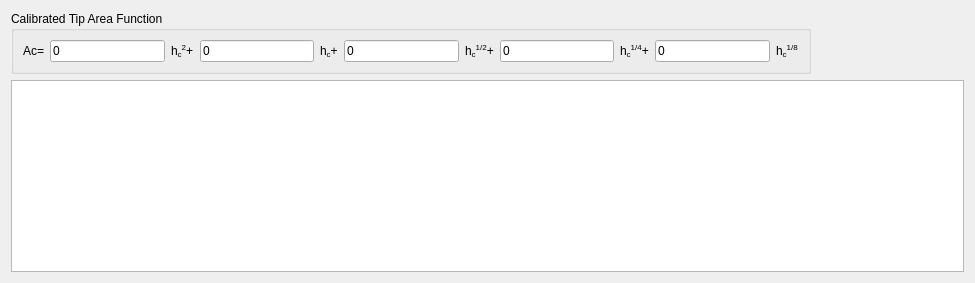
            <widget class="QWidget" name="tab_2">
             <attribute name="title">
              <string>Tip Area Function</string>
             </attribute>
             <layout class="QGridLayout" name="gridLayout_13">
              <item row="2" column="0" colspan="12">
               <widget class="QGraphicsView" name="graphicsView_tabTipAreaFunction">
                <property name="sizePolicy">
                 <sizepolicy hsizetype="Expanding" vsizetype="Expanding">
                  <horstretch>100</horstretch>
                  <verstretch>100</verstretch>
                 </sizepolicy>
                </property>
               </widget>
              </item>
              <item row="1" column="0" colspan="5">
               <widget class="QGroupBox" name="groupBox_22">
                <property name="sizePolicy">
                 <sizepolicy hsizetype="Expanding" vsizetype="Minimum">
                  <horstretch>0</horstretch>
                  <verstretch>0</verstretch>
                 </sizepolicy>
                </property>
                <property name="minimumSize">
                 <size>
                  <width>800</width>
                  <height>0</height>
                 </size>
                </property>
                <property name="title">
                 <string>Calibrated Tip Area Function</string>
                </property>
                <layout class="QGridLayout" name="gridLayout_42">
                 <item row="0" column="8">
                  <widget class="QLabel" name="label_30">
                   <property name="sizePolicy">
                    <sizepolicy hsizetype="Maximum" vsizetype="Preferred">
                     <horstretch>0</horstretch>
                     <verstretch>0</verstretch>
                    </sizepolicy>
                   </property>
                   <property name="text">
                    <string>&lt;html&gt;&lt;head/&gt;&lt;body&gt;&lt;p&gt;h&lt;span style=&quot; vertical-align:sub;&quot;&gt;c&lt;/span&gt;&lt;span style=&quot; vertical-align:super;&quot;&gt;1/4&lt;/span&gt;+&lt;/p&gt;&lt;/body&gt;&lt;/html&gt;</string>
                   </property>
                  </widget>
                 </item>
                 <item row="0" column="6">
                  <widget class="QLabel" name="label_29">
                   <property name="sizePolicy">
                    <sizepolicy hsizetype="Maximum" vsizetype="Preferred">
                     <horstretch>0</horstretch>
                     <verstretch>0</verstretch>
                    </sizepolicy>
                   </property>
                   <property name="text">
                    <string>&lt;html&gt;&lt;head/&gt;&lt;body&gt;&lt;p&gt;h&lt;span style=&quot; vertical-align:sub;&quot;&gt;c&lt;/span&gt;&lt;span style=&quot; vertical-align:super;&quot;&gt;1/2&lt;/span&gt;+&lt;/p&gt;&lt;/body&gt;&lt;/html&gt;</string>
                   </property>
                  </widget>
                 </item>
                 <item row="0" column="1">
                  <widget class="QLineEdit" name="lineEdit_TAF1_tabTAF">
                   <property name="text">
                    <string>0</string>
                   </property>
                   <property name="readOnly">
                    <bool>true</bool>
                   </property>
                  </widget>
                 </item>
                 <item row="0" column="7">
                  <widget class="QLineEdit" name="lineEdit_TAF4_tabTAF">
                   <property name="text">
                    <string>0</string>
                   </property>
                   <property name="readOnly">
                    <bool>true</bool>
                   </property>
                  </widget>
                 </item>
                 <item row="0" column="4">
                  <widget class="QLabel" name="label_28">
                   <property name="sizePolicy">
                    <sizepolicy hsizetype="Maximum" vsizetype="Preferred">
                     <horstretch>0</horstretch>
                     <verstretch>0</verstretch>
                    </sizepolicy>
                   </property>
                   <property name="text">
                    <string>&lt;html&gt;&lt;head/&gt;&lt;body&gt;&lt;p&gt;h&lt;span style=&quot; vertical-align:sub;&quot;&gt;c&lt;/span&gt;+&lt;/p&gt;&lt;/body&gt;&lt;/html&gt;</string>
                   </property>
                  </widget>
                 </item>
                 <item row="0" column="0">
                  <widget class="QLabel" name="label_26">
                   <property name="sizePolicy">
                    <sizepolicy hsizetype="Maximum" vsizetype="Preferred">
                     <horstretch>0</horstretch>
                     <verstretch>0</verstretch>
                    </sizepolicy>
                   </property>
                   <property name="text">
                    <string>Ac=</string>
                   </property>
                  </widget>
                 </item>
                 <item row="0" column="9">
                  <widget class="QLineEdit" name="lineEdit_TAF5_tabTAF">
                   <property name="text">
                    <string>0</string>
                   </property>
                   <property name="readOnly">
                    <bool>true</bool>
                   </property>
                  </widget>
                 </item>
                 <item row="0" column="5">
                  <widget class="QLineEdit" name="lineEdit_TAF3_tabTAF">
                   <property name="text">
                    <string>0</string>
                   </property>
                   <property name="readOnly">
                    <bool>true</bool>
                   </property>
                  </widget>
                 </item>
                 <item row="0" column="2">
                  <widget class="QLabel" name="label_27">
                   <property name="sizePolicy">
                    <sizepolicy hsizetype="Maximum" vsizetype="Preferred">
                     <horstretch>0</horstretch>
                     <verstretch>0</verstretch>
                    </sizepolicy>
                   </property>
                   <property name="text">
                    <string>&lt;html&gt;&lt;head/&gt;&lt;body&gt;&lt;p&gt;h&lt;span style=&quot; vertical-align:sub;&quot;&gt;c&lt;/span&gt;&lt;span style=&quot; vertical-align:super;&quot;&gt;2&lt;/span&gt;+&lt;/p&gt;&lt;/body&gt;&lt;/html&gt;</string>
                   </property>
                  </widget>
                 </item>
                 <item row="0" column="3">
                  <widget class="QLineEdit" name="lineEdit_TAF2_tabTAF">
                   <property name="text">
                    <string>0</string>
                   </property>
                   <property name="readOnly">
                    <bool>true</bool>
                   </property>
                  </widget>
                 </item>
                 <item row="0" column="10">
                  <widget class="QLabel" name="label_31">
                   <property name="sizePolicy">
                    <sizepolicy hsizetype="Maximum" vsizetype="Preferred">
                     <horstretch>0</horstretch>
                     <verstretch>0</verstretch>
                    </sizepolicy>
                   </property>
                   <property name="text">
                    <string>&lt;html&gt;&lt;head/&gt;&lt;body&gt;&lt;p&gt;h&lt;span style=&quot; vertical-align:sub;&quot;&gt;c&lt;/span&gt;&lt;span style=&quot; vertical-align:super;&quot;&gt;1/8&lt;/span&gt;&lt;/p&gt;&lt;/body&gt;&lt;/html&gt;</string>
                   </property>
                  </widget>
                 </item>
                </layout>
               </widget>
              </item>
             </layout>
            </widget>
